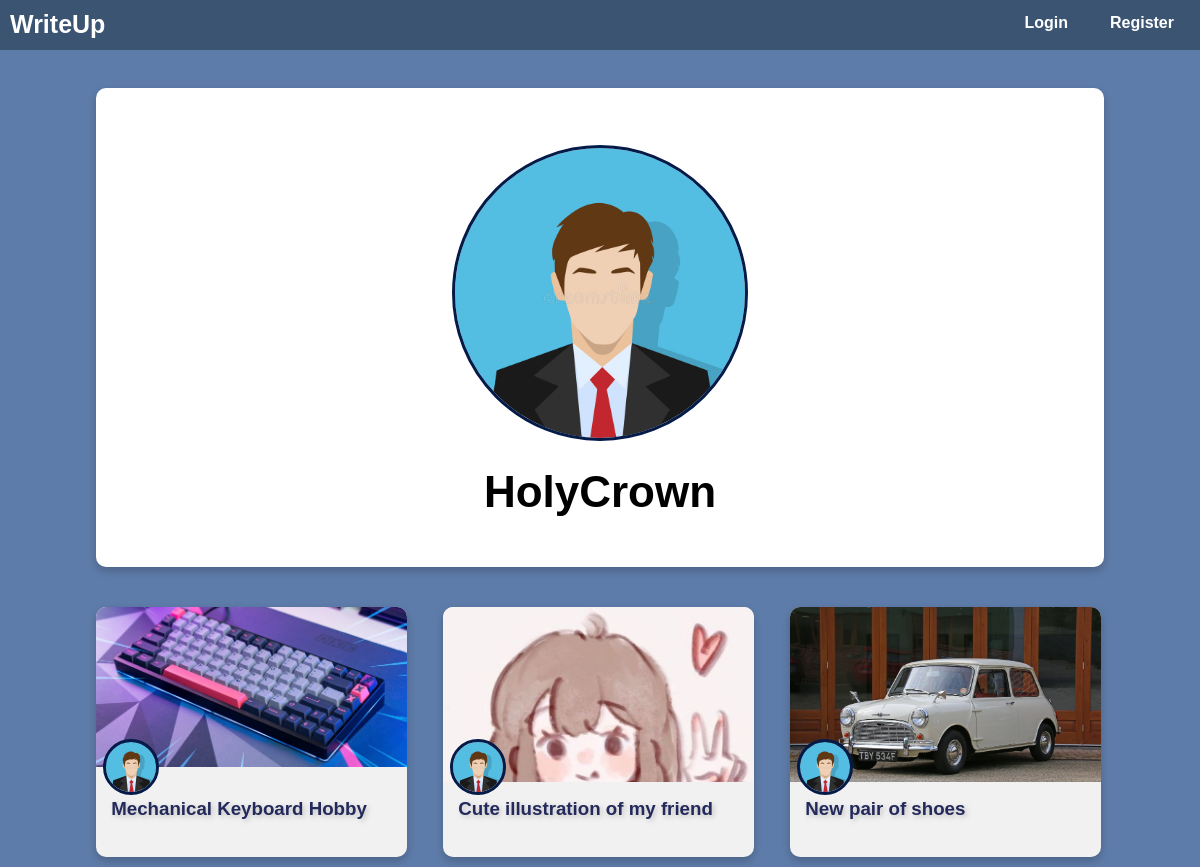
Screenshot of /profile.php?id=2 with the database file from the repository.
### tables this page shows
CREATE TABLE `account` (
  `id_account` int(11) NOT NULL,
  `email` varchar(30) NOT NULL,
  `username` varchar(30) NOT NULL,
  `password` varchar(255) NOT NULL,
  `profpict` varchar(255) NOT NULL
);

CREATE TABLE `post` (
  `id_post` int(11) NOT NULL,
  `title` varchar(50) NOT NULL,
  `description` text NOT NULL,
  `image` varchar(255) NOT NULL,
  `id_account` int(11) NOT NULL,
  `reader` int(20) DEFAULT NULL,
  `created_at` date NOT NULL DEFAULT current_timestamp()
);

### profile.php (the view, shortened to what this page needs)
<?php
        include "connection/connection.php";
        $query = "SELECT * FROM account WHERE id_account = '$_GET[id]'";
        $user = mysqli_query($db_connection, $query);
        $data = mysqli_fetch_assoc($user);
?>
<!DOCTYPE html>
<html lang="en">
<head>
    <link rel="stylesheet" href="style.css">
</head>
<body>
    <div class="navbar">
        <div class="left">
            <a href="index.php">WriteUp</a>
        </div>
        <ul>
        <?php if(!isset($_SESSION['login'])){ ?>
            <li><a  onclick="modLog();">Login</a></li>
            <li><a onclick="modReg()">Register</a></li>
        <?php } else{?>
            <li><a href="add-page.php">Post ur writes!</a></li>
            <li><a href="profile.php?id=<?= $_SESSION['id_account'] ?>">My Account</a></li>
            <li><a href="controller/logout.php">Logout</a></li>
        <?php } ?>
        </ul>
    </div>
    <div class="profile-page">
        <div class="cards">
            <div class="header">
                <div class="prof">
                    <div class="profile">
                        <img src='img/<?= $data['profpict'] ?>' alt="">
                    </div>
                </div>
                <div class="username">
                    <h1><?= $data['username'] ?></h1>
                </div>
            </div>
        </div>
            <div class="row" id="post">
                <?php
                    $query = "SELECT * FROM post where id_account = '$_GET[id]'";
                    $post = mysqli_query($db_connection, $query);
                    foreach ($post as $posts) :
                ?>
                <div class="column" id="post">
                    <a href="detail_page.php?id=<?= $posts['id_post'] ?>">
                        <div class="card">
                            <div class="img">
                                <img src='img/<?php echo $posts['image'] ?>' alt="<?php echo $posts['image'] ?>">
                            </div>
                            <div class="profile">
                                <img src='img/<?= $data['profpict']?>' alt="">
                            </div>
                            <div class="title">
                                <h3><?php echo $posts['title'] ?></h3>
                            </div>
                            <div class="des">
                            </div>
                        </div>
                    </a>
                </div>
                <?php endforeach ?>
            </div>
    </div>
</body>
</html>

### style.css (style rules this page uses)
body { padding: 0; margin: 0; font-family: 'Quicksand', sans-serif; background-color: rgb(94, 124, 169); }
.navbar { width: 100%; height: 50px; background-color: rgb(58, 84, 114); margin: 0; position: fixed; top: 0; z-index: 1; }
.navbar .left a { text-decoration: none; color: #fff; font-size: 25px; font-weight: bold; float: left; margin-left: 10px; margin-top: 10px; }
.navbar ul { list-style-type: none; float: right; margin: 0; }
.navbar li { float: left; margin-right: 10px; }
.navbar li a { display: block; color: #fff; text-align: center; padding: 14px 16px; text-decoration: none; font-weight: bold; transition: .3s; }
.profile-page { height: auto; margin-top: 70px; padding-left: 20px; padding-right: 20px; padding-bottom: 20px; }
.profile-page .cards { margin: auto; height: 100%; width: 86%; box-shadow: 0 4px 8px 0 rgba(0, 0, 0, 0.2); background-color: #ffffff; border-radius: 10px; overflow: hidden; padding-bottom: 20px; padding-left: 5px; padding-right: 5px; }
.profile-page .cards .header { width: 100%; margin-top: 60px; }
.profile-page .cards .header .prof { width: 100%; }
.profile-page .cards .header .profile { width: 290px; height: 290px; border-radius: 50%; overflow: hidden; margin-left: auto; margin-right: auto; margin-top: 30px; outline: 3px solid rgb(4, 26, 72); }
.profile-page .cards .header .profile img { width: 100%; height: 100%; object-fit: cover; }
.profile-page .cards .header .username { width: 300px; margin-left: auto; margin-right: auto; }
.profile-page .cards .header .username h1 { font-size: 44px; text-align: center; }
.profile-page .row { margin: auto; width: 90%; margin-bottom: 20px; }
.profile-page .row a { text-decoration: none; justify-content: space-between; }
.profile-page .column { float: left; width: 31.33%; margin-top: 30px; padding: 10px; }
.profile-page .card { margin: auto; height: 250px; width: 95%; box-shadow: 0 4px 8px 0 rgba(0, 0, 0, 0.2); background-color: #f1f1f1; border-radius: 10px; overflow: hidden; transition: .5s; position: relative; }
.profile-page .card .img { height: 70%; overflow-y: hidden; overflow: hidden; }
.profile-page .img img { width: 100%; height: auto; object-position: 0px -15px; }
.profile-page .profile { width: 50px; height: 50px; border-radius: 50%; overflow: hidden; margin-top: -40px; margin-left: 10px; outline: 3px solid rgb(4, 26, 72); }
.profile-page .profile img { width: 100%; height: 100%; }
.profile-page .title { width: 100%; margin-left: 15px; margin-top: -13px; }
.profile-page .title h3 { color: rgb(35, 41, 90); text-shadow: 2px 2px 5px rgba(128, 128, 128, 0.418); }
.profile-page .des { width: 100%; height: 15px; margin-left: 15px; overflow-y: hidden; margin-top: -10px; }

### rows the page displays
account: profpict (picture), username "HolyCrown"
post: image (picture), id_account.profpict (picture), title "Mechanical Keyboard Hobby"
post: image (picture), id_account.profpict (picture), title "Cute illustration of my friend"
post: image (picture), id_account.profpict (picture), title "New pair of shoes"
